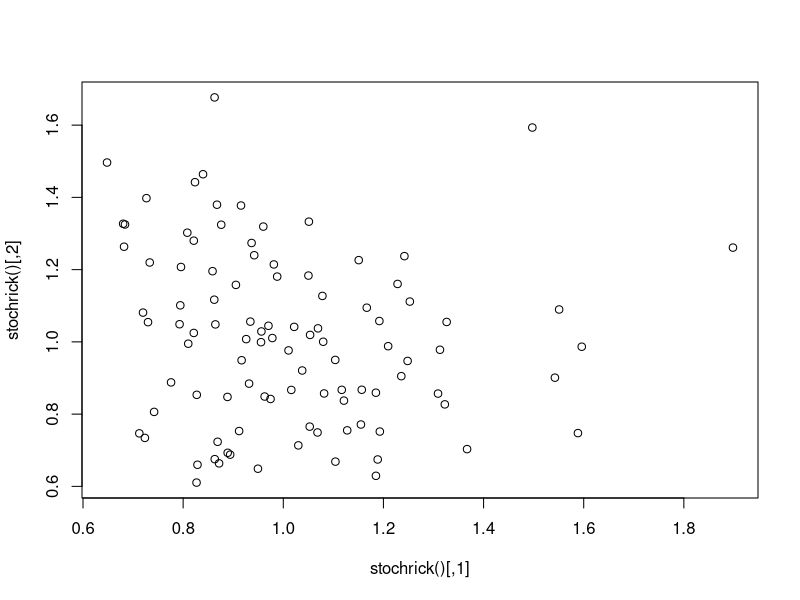

Source code (R):
#!/usr/bin/env Rscript
# Runs the stochastic (with gaussian fluctuations) Ricker Eqn .

# __appname__ = Vectorize2.R
# __author__ = Talia Al-Mushadani
# __version__ = 0.0.1
# __license__ = license for this code

rm(list=ls())
graphics.off()

stochrick<-function(p0=runif(1000, .5, 1.5), r=1.2, K=1, sigma=0.2, numyears=100)
{
  #initialize
  N<-matrix(NA,numyears,length(p0))
  N[1,]<-p0
  
  for (pop in 1:length(p0)) #loop through the populations
  {
    for (yr in 2:numyears) #for each pop, loop through the years
    {
      N[yr,pop]<-N[yr-1,pop]*exp(r*(1-N[yr-1,pop]/K)+rnorm(1,0,sigma))
    }
  }
 return(N)
}
plot(stochrick())
print("Unvectorised stochastic Ricker model takes:")
print(system.time(stochrick(p0=runif(1000,.5,1.5),r=1.2,K=1,sigma=0.2,numyears=100)))

# Now write another function called stochrickvect that vectorizes the above 
# to the extent possible, with improved performance: 

stochrickvect <- function(p0=runif(1000,.5,1.5),r=1.2,K=1,sigma=0.2,numyears=100) {
  #vectorised stochastic Ricker eqn
  N<-matrix(NA,numyears,length(p0))
  N[1,]<-p0
  
  #can remove outer loop as R naturally iterates through each column when it runs the row
  func <- for (yr in 2:numyears)
  {
    N[yr,] <- N[yr-1,]*exp(r*(1-N[yr-1,]/K)+rnorm(1000,0,sigma))
  }
  return(N)
}

print("Vectorized Stochastic Ricker takes:")
print(system.time(res2<-stochrickvect()))